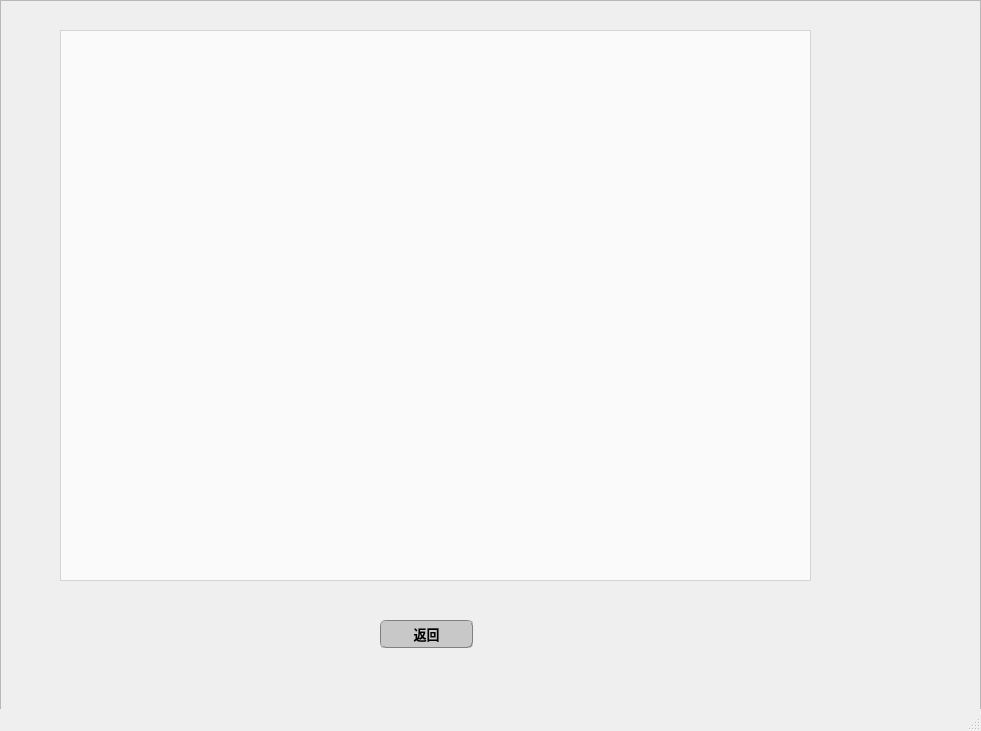
<?xml version="1.0" encoding="UTF-8"?>
<ui version="4.0">
 <class>preborrow</class>
 <widget class="QMainWindow" name="preborrow">
  <property name="geometry">
   <rect>
    <x>0</x>
    <y>0</y>
    <width>981</width>
    <height>731</height>
   </rect>
  </property>
  <property name="windowTitle">
   <string>MainWindow</string>
  </property>
  <widget class="QWidget" name="centralwidget">
   <widget class="QPushButton" name="pushButton_return">
    <property name="geometry">
     <rect>
      <x>380</x>
      <y>620</y>
      <width>93</width>
      <height>28</height>
     </rect>
    </property>
    <property name="font">
     <font>
      <family>Adobe Arabic</family>
      <pointsize>10</pointsize>
      <weight>75</weight>
      <bold>true</bold>
     </font>
    </property>
    <property name="styleSheet">
     <string notr="true">/*	qproperty-icon: url(./appIcons/location-1.png);
按钮普通态*/
QPushButton
{
	border:0.5px groove gray;
	border-radius:5px;
	padding:2px 4px;
	background-color:rgb(200 , 200 , 200);
}

/*按钮停留态*/
QPushButton:hover
{
    /*背景颜色*/  
    background-color:rgb(255 , 255 , 255);
}

/*按钮按下态*/
QPushButton:pressed
{
    /*背景颜色*/  
    background-color:rgb(255 , 255 , 255);
    /*左内边距为3像素，让按下时字向右移动3像素*/  
    padding-left:5px;
    /*上内边距为3像素，让按下时字向下移动3像素*/  
    padding-top:5px;
}</string>
    </property>
    <property name="text">
     <string>返回</string>
    </property>
    <property name="icon">
     <iconset resource="img_need.qrc">
      <normaloff>:/new/img/返回.png</normaloff>:/new/img/返回.png</iconset>
    </property>
   </widget>
   <widget class="QTableView" name="tableView">
    <property name="geometry">
     <rect>
      <x>60</x>
      <y>30</y>
      <width>751</width>
      <height>551</height>
     </rect>
    </property>
    <property name="styleSheet">
     <string notr="true">background-color:rgba(255,255,255,70%)</string>
    </property>
   </widget>
   <widget class="QFrame" name="frame">
    <property name="geometry">
     <rect>
      <x>0</x>
      <y>0</y>
      <width>981</width>
      <height>711</height>
     </rect>
    </property>
    <property name="styleSheet">
     <string notr="true">border-image: url(:/new/img/back.png)</string>
    </property>
    <property name="frameShape">
     <enum>QFrame::StyledPanel</enum>
    </property>
    <property name="frameShadow">
     <enum>QFrame::Raised</enum>
    </property>
   </widget>
   <zorder>frame</zorder>
   <zorder>pushButton_return</zorder>
   <zorder>tableView</zorder>
  </widget>
  <widget class="QMenuBar" name="menubar">
   <property name="geometry">
    <rect>
     <x>0</x>
     <y>0</y>
     <width>981</width>
     <height>26</height>
    </rect>
   </property>
  </widget>
  <widget class="QStatusBar" name="statusbar"/>
 </widget>
 <resources>
  <include location="img_need.qrc"/>
 </resources>
 <connections/>
</ui>
